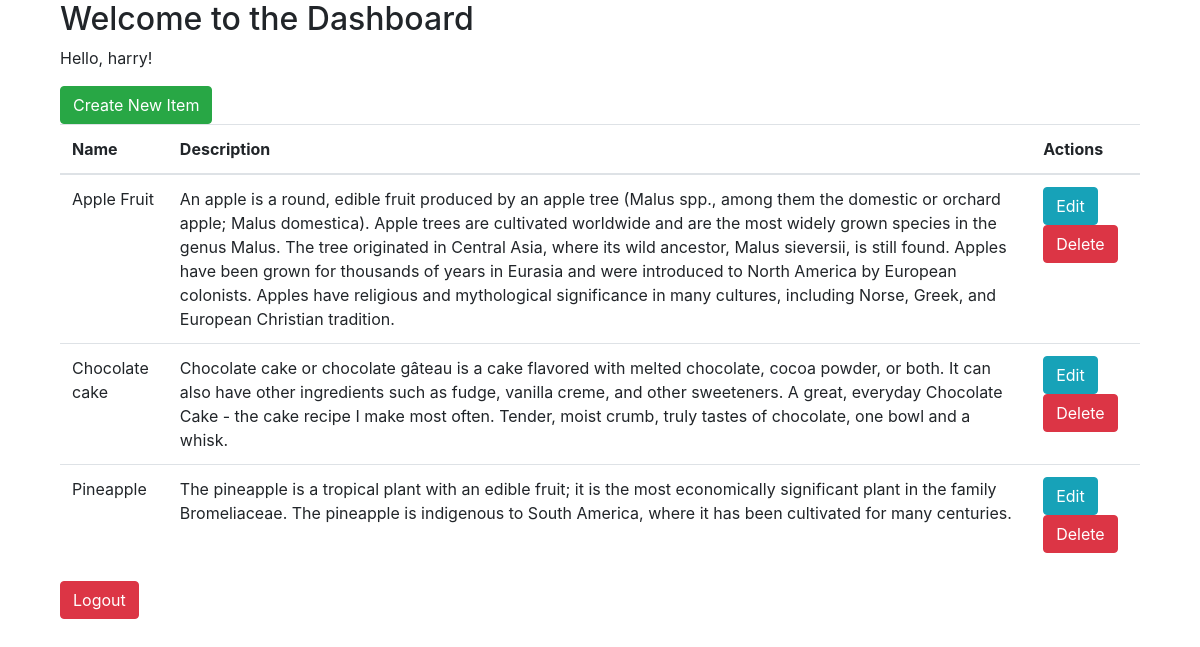
Page /dashboard/ (signed in) on the committed database.
### myapp/models.py (models this page shows, shortened)
class CustomUser(AbstractUser):
    mobile_number = models.CharField(max_length=15, blank=True)
    address = models.TextField(blank=True)

class Item(models.Model):
    name = models.CharField(max_length=100)
    description = models.TextField()

### myapp/views.py (the view)
# urls.py: path('dashboard/', views.dashboard_view, name='dashboard'),
@login_required
def dashboard_view(request):
    items = Item.objects.all()
    return render(request, 'dashboard.html', {'items': items})

### myapp/templates/dashboard.html (shortened to what this page needs)
<!DOCTYPE html>
<html>
<head>
    <link rel="stylesheet" href="https://stackpath.bootstrapcdn.com/bootstrap/4.5.2/css/bootstrap.min.css">
</head>
<body>
    <div class="container">
        <div class="container">
            <h2>Welcome to the Dashboard</h2>
            <p>Hello, {{ user.username }}!</p>
        <a href="{% url 'create_item' %}" class="btn btn-success">Create New Item</a>
        <table class="table">
            <thead>
                <tr>
                    <th>Name</th>
                    <th>Description</th>
                    <th>Actions</th>
                </tr>
            </thead>
            <tbody>
                {% for item in items %}
                <tr>
                    <td>{{ item.name }}</td>
                    <td>{{ item.description }}</td>
                    <td>
                        <a href="{% url 'update_item' item.id %}" class="btn btn-info">Edit</a>
                        <a href="{% url 'delete_item' item.id %}" class="btn btn-danger">Delete</a>
                    </td>
                </tr>
                {% endfor %}
            </tbody>
        </table>
        <a href="{% url 'logout' %}" class="btn btn-danger">Logout</a>
    </div>
</body>
</html>

### rows in the picture
CustomUser: username "harry"
Item: name "Apple Fruit", description "An apple is a round, edible fruit produced by an apple tree (Malus spp., among them the domestic or orchard apple; Malus domestica). Apple trees are cultivated worldwide and are the most widely grown species in the genus Malus. The tree originated in Central Asia, where its wild ancestor, Malus sieversii, is still found. Apples have been grown for thousands of years in Eurasia and were introduced to North America by European colonists. Apples have religious and mythological significance in many cultures, including Norse, Greek, and European Christian tradition."
Item: name "Chocolate cake", description "Chocolate cake or chocolate gâteau is a cake flavored with melted chocolate, cocoa powder, or both. It can also have other ingredients such as fudge, vanilla creme, and other sweeteners. A great, everyday Chocolate Cake - the cake recipe I make most often. Tender, moist crumb, truly tastes of chocolate, one bowl and a whisk."
Item: name "Pineapple", description "The pineapple is a tropical plant with an edible fruit; it is the most economically significant plant in the family Bromeliaceae. The pineapple is indigenous to South America, where it has been cultivated for many centuries."
